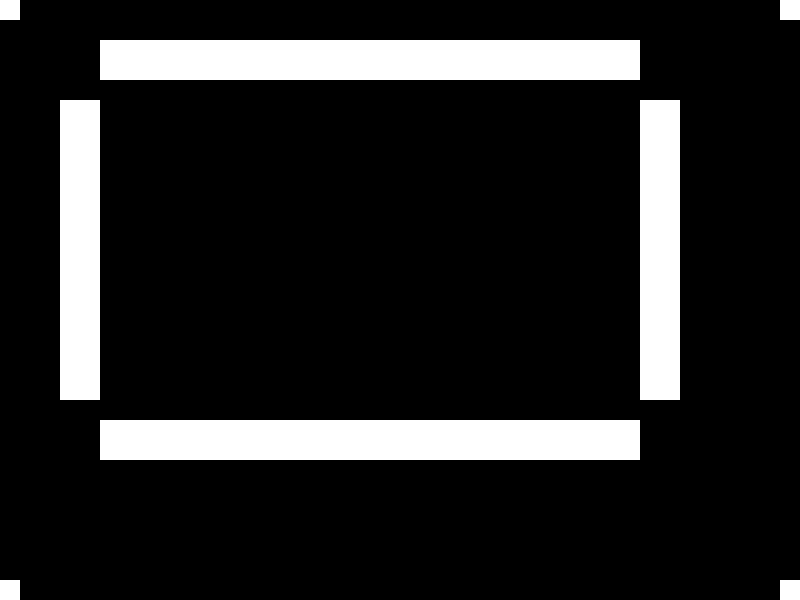

Below is a game level as drawn by its tile map, then a one-line description and the .tmx that defines it (tile-layer data replaced by summaries):
An orthogonal 40x30 tile map with 20x20 px tiles, 1 tile layer (Main).

<map version="1.0" orientation="orthogonal" width="40" height="30" tilewidth="20" tileheight="20">
 <tileset firstgid="1" name="Tileset" tilewidth="20" tileheight="20">
  <image source="../img/Tileset.png" width="40" height="20" />
  <tile id="0">
   <properties>
    <property name="solid" value="1" />
   </properties>
  </tile>
 </tileset>
 <layer name="Main" width="40" height="30">
  <data>[1200 cells, 172 non-empty, 1 distinct tile ids]</data>
 </layer>
</map>
